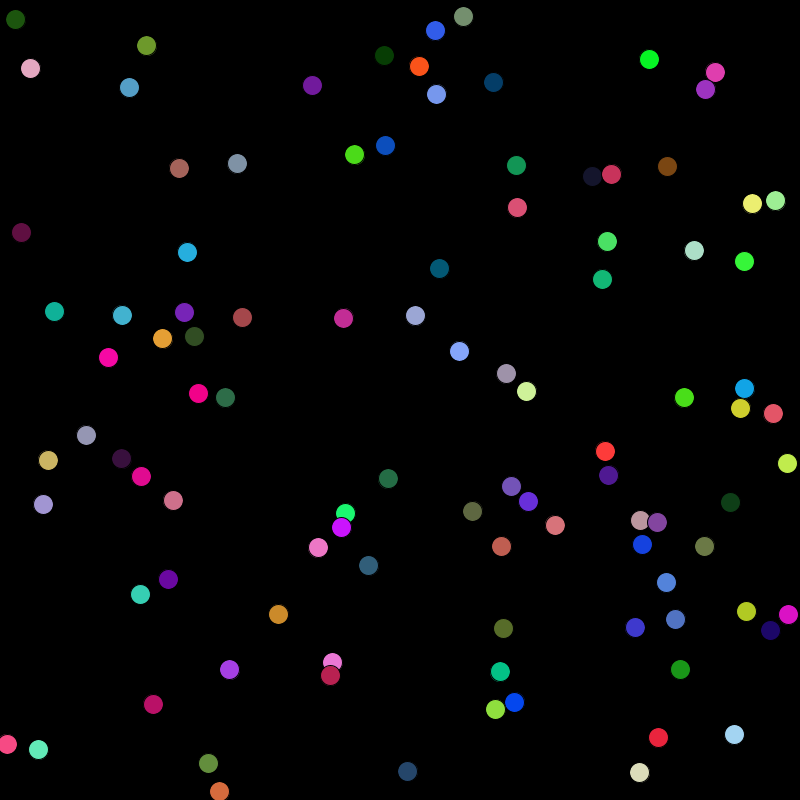
Frame 1 (no input)
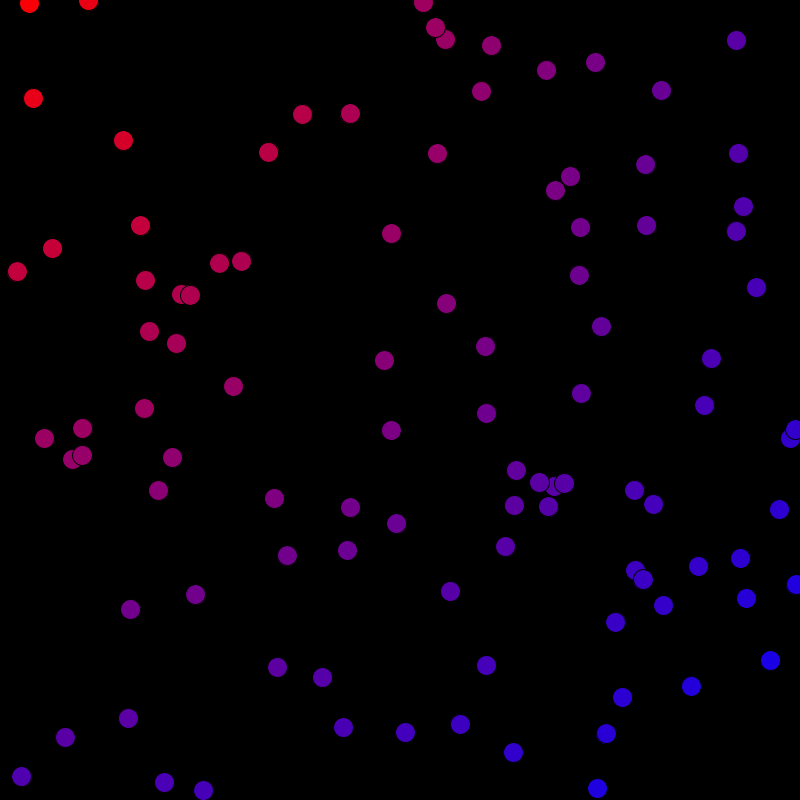
Frame 60 (the mouse pressed at the canvas centre just before this capture)
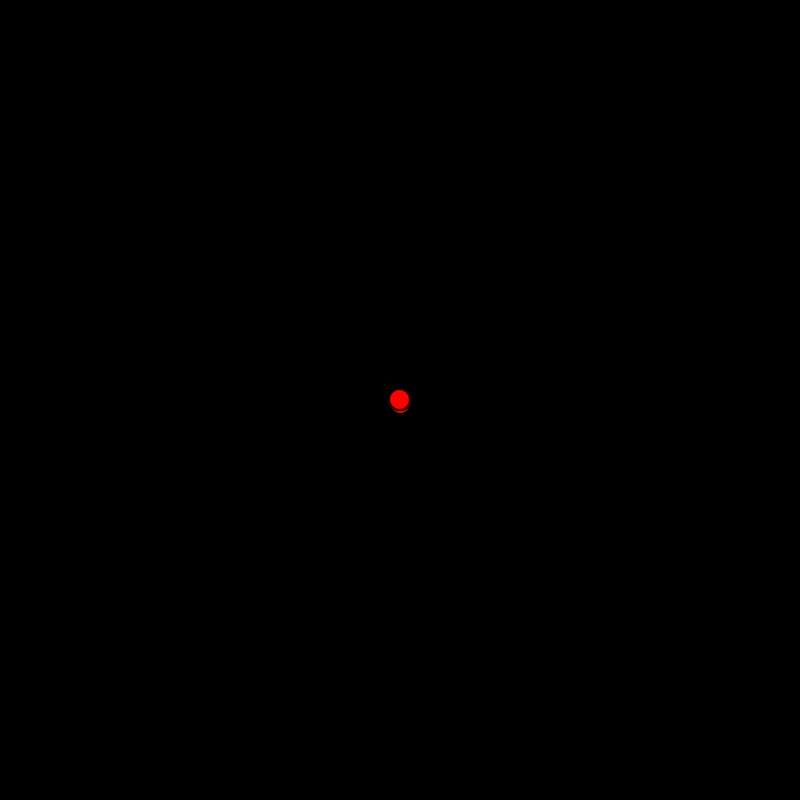
Frame 120 (the mouse held since frame 60 and released just before this capture)

The Processing sketch that drew these frames (run headless with seeded random() and noise(); from frame 60 on, the mouse is pressed at the canvas centre):

// Processing sketch: D6
// ── D6.pde

Particle [] p;

void setup(){
  
  size(800,800);
  
  p = new Particle[100];
  for(int i = 0; i < 100; i++){
    p[i] = new Particle();
  }

}

void draw(){
  background(0,0,0);
  for(int i = 0; i < 100; i++){
    p[i].draw();
  }

}

// ── Particle.pde
class Particle{
  float xPos;
  float yPos;

  float size;
  
  float speedX;
  float speedY;
  
  float r;
  float g; 
  float b;
  
  Particle(){
    xPos = random(0, width);
    yPos = random(0, height);
    
    speedX = random(-1,1);
    speedY = random(-1,1);
    size = 20.0;
    
    r = random(255);
    g = random(255);
    b = random(255);
  }
  
  void draw(){
    fill(r,g,b);
    ellipse(xPos, yPos, size, size);
    xPos += speedX;
    yPos += speedY;
    
    float distance = dist(xPos,yPos, mouseX, mouseY);
    float max = dist(0,0,800,800);
    float col = map(distance, 0, max, 0, 255);
    
    r = 255-col;
    g = 0;
    b = col;
  
    if(mousePressed){
       float xdist = mouseX - xPos;
       float ydist = mouseY - yPos;
       
       xPos += xdist*random(1);
       yPos += ydist*random(1);
    }
    
    
    if(xPos < 0){
      xPos = 0;
      speedX = -1.0*speedX;
    }
    
    if(yPos < 0){
      yPos = 0;
      speedY = -1.0*speedY;
    }
    
    if(xPos > width){
      xPos = width;
      speedX = -1.0*speedX;
    }
    
        
    if(yPos > height){
      yPos = height;
      speedY = -1.0*speedY;
    }
  }
  
}
